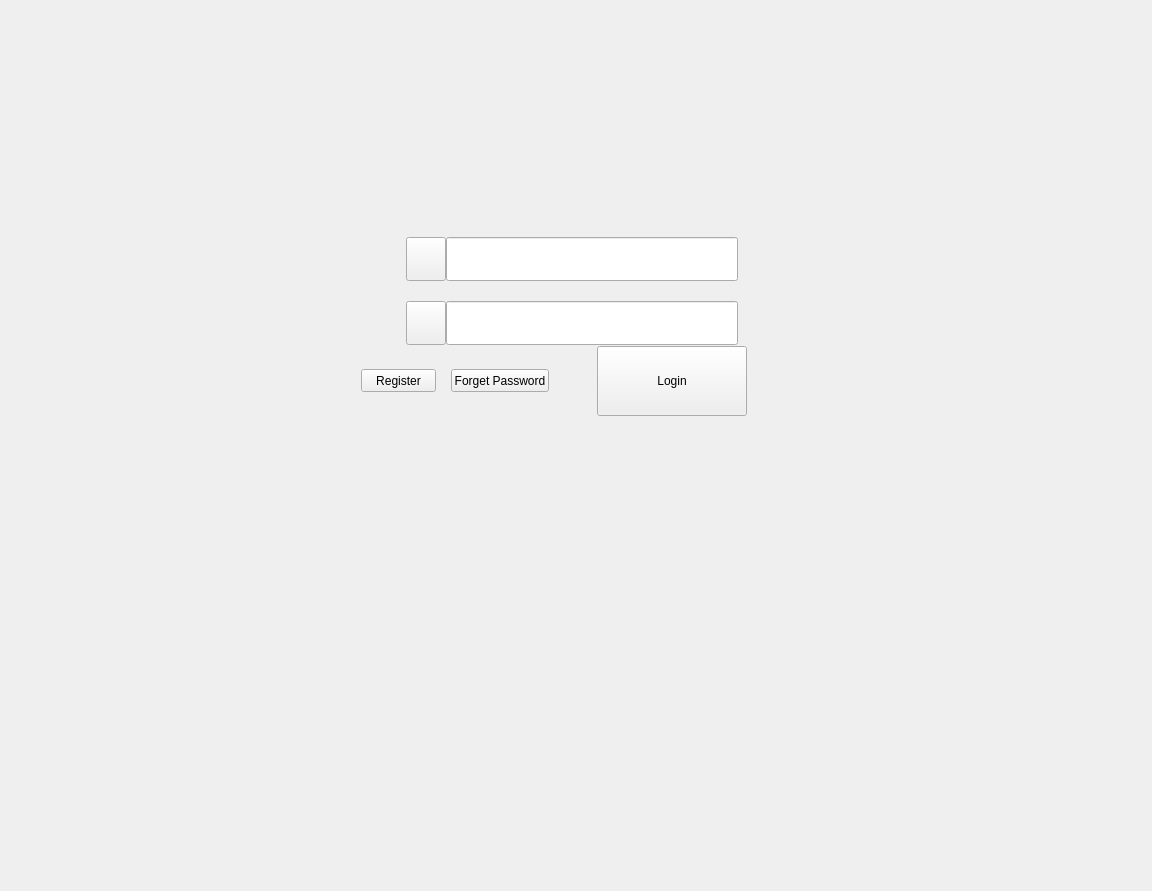
     <widget class="QWidget" name="loginPage">
      <widget class="QWidget" name="layoutWidget">
       <property name="geometry">
        <rect>
         <x>1</x>
         <y>1</y>
         <width>1142</width>
         <height>881</height>
        </rect>
       </property>
       <layout class="QVBoxLayout" name="verticalLayout_4">
        <property name="spacing">
         <number>0</number>
        </property>
        <item>
         <widget class="QWidget" name="spacer_4" native="true">
          <property name="sizePolicy">
           <sizepolicy hsizetype="Fixed" vsizetype="Fixed">
            <horstretch>0</horstretch>
            <verstretch>0</verstretch>
           </sizepolicy>
          </property>
          <property name="minimumSize">
           <size>
            <width>1140</width>
            <height>236</height>
           </size>
          </property>
          <property name="maximumSize">
           <size>
            <width>1140</width>
            <height>236</height>
           </size>
          </property>
         </widget>
        </item>
        <item>
         <layout class="QHBoxLayout" name="horizontalLayout_8">
          <property name="spacing">
           <number>0</number>
          </property>
          <item>
           <spacer name="horizontalSpacer_10">
            <property name="orientation">
             <enum>Qt::Horizontal</enum>
            </property>
            <property name="sizeHint" stdset="0">
             <size>
              <width>40</width>
              <height>20</height>
             </size>
            </property>
           </spacer>
          </item>
          <item>
           <widget class="QPushButton" name="accountIconBtn">
            <property name="sizePolicy">
             <sizepolicy hsizetype="Fixed" vsizetype="Fixed">
              <horstretch>0</horstretch>
              <verstretch>0</verstretch>
             </sizepolicy>
            </property>
            <property name="minimumSize">
             <size>
              <width>40</width>
              <height>44</height>
             </size>
            </property>
            <property name="maximumSize">
             <size>
              <width>40</width>
              <height>44</height>
             </size>
            </property>
            <property name="focusPolicy">
             <enum>Qt::NoFocus</enum>
            </property>
            <property name="text">
             <string/>
            </property>
            <property name="iconSize">
             <size>
              <width>22</width>
              <height>22</height>
             </size>
            </property>
           </widget>
          </item>
          <item>
           <widget class="UBTLineEdit" name="loginAccount">
            <property name="sizePolicy">
             <sizepolicy hsizetype="Fixed" vsizetype="Fixed">
              <horstretch>0</horstretch>
              <verstretch>0</verstretch>
             </sizepolicy>
            </property>
            <property name="minimumSize">
             <size>
              <width>292</width>
              <height>44</height>
             </size>
            </property>
            <property name="maximumSize">
             <size>
              <width>292</width>
              <height>16777215</height>
             </size>
            </property>
            <property name="focusPolicy">
             <enum>Qt::StrongFocus</enum>
            </property>
            <property name="placeholderText">
             <string notr="true"/>
            </property>
           </widget>
          </item>
          <item>
           <spacer name="horizontalSpacer_11">
            <property name="orientation">
             <enum>Qt::Horizontal</enum>
            </property>
            <property name="sizeHint" stdset="0">
             <size>
              <width>40</width>
              <height>20</height>
             </size>
            </property>
           </spacer>
          </item>
         </layout>
        </item>
        <item>
         <widget class="QWidget" name="spacer_5" native="true">
          <property name="sizePolicy">
           <sizepolicy hsizetype="Fixed" vsizetype="Fixed">
            <horstretch>0</horstretch>
            <verstretch>0</verstretch>
           </sizepolicy>
          </property>
          <property name="minimumSize">
           <size>
            <width>1140</width>
            <height>20</height>
           </size>
          </property>
          <property name="maximumSize">
           <size>
            <width>1140</width>
            <height>20</height>
           </size>
          </property>
         </widget>
        </item>
        <item>
         <layout class="QHBoxLayout" name="horizontalLayout_7">
          <property name="spacing">
           <number>0</number>
          </property>
          <item>
           <spacer name="horizontalSpacer_12">
            <property name="orientation">
             <enum>Qt::Horizontal</enum>
            </property>
            <property name="sizeHint" stdset="0">
             <size>
              <width>40</width>
              <height>20</height>
             </size>
            </property>
           </spacer>
          </item>
          <item>
           <widget class="QPushButton" name="pwdIconBtn">
            <property name="sizePolicy">
             <sizepolicy hsizetype="Fixed" vsizetype="Fixed">
              <horstretch>0</horstretch>
              <verstretch>0</verstretch>
             </sizepolicy>
            </property>
            <property name="minimumSize">
             <size>
              <width>40</width>
              <height>44</height>
             </size>
            </property>
            <property name="maximumSize">
             <size>
              <width>40</width>
              <height>44</height>
             </size>
            </property>
            <property name="focusPolicy">
             <enum>Qt::NoFocus</enum>
            </property>
            <property name="text">
             <string/>
            </property>
           </widget>
          </item>
          <item>
           <widget class="QLineEdit" name="loginPwd">
            <property name="sizePolicy">
             <sizepolicy hsizetype="Fixed" vsizetype="Fixed">
              <horstretch>0</horstretch>
              <verstretch>0</verstretch>
             </sizepolicy>
            </property>
            <property name="minimumSize">
             <size>
              <width>292</width>
              <height>44</height>
             </size>
            </property>
            <property name="maximumSize">
             <size>
              <width>292</width>
              <height>44</height>
             </size>
            </property>
            <property name="focusPolicy">
             <enum>Qt::StrongFocus</enum>
            </property>
            <property name="contextMenuPolicy">
             <enum>Qt::NoContextMenu</enum>
            </property>
            <property name="echoMode">
             <enum>QLineEdit::Password</enum>
            </property>
            <property name="clearButtonEnabled">
             <bool>false</bool>
            </property>
           </widget>
          </item>
          <item>
           <spacer name="horizontalSpacer_13">
            <property name="orientation">
             <enum>Qt::Horizontal</enum>
            </property>
            <property name="sizeHint" stdset="0">
             <size>
              <width>40</width>
              <height>20</height>
             </size>
            </property>
           </spacer>
          </item>
         </layout>
        </item>
        <item>
         <widget class="QWidget" name="loginFoot" native="true">
          <widget class="QPushButton" name="loginSubmit">
           <property name="geometry">
            <rect>
             <x>596</x>
             <y>1</y>
             <width>150</width>
             <height>70</height>
            </rect>
           </property>
           <property name="sizePolicy">
            <sizepolicy hsizetype="Fixed" vsizetype="Fixed">
             <horstretch>0</horstretch>
             <verstretch>0</verstretch>
            </sizepolicy>
           </property>
           <property name="minimumSize">
            <size>
             <width>150</width>
             <height>70</height>
            </size>
           </property>
           <property name="maximumSize">
            <size>
             <width>150</width>
             <height>70</height>
            </size>
           </property>
           <property name="focusPolicy">
            <enum>Qt::NoFocus</enum>
           </property>
           <property name="text">
            <string>Login</string>
           </property>
          </widget>
          <widget class="QPushButton" name="loginForgetPwd">
           <property name="geometry">
            <rect>
             <x>450</x>
             <y>24</y>
             <width>98</width>
             <height>23</height>
            </rect>
           </property>
           <property name="sizePolicy">
            <sizepolicy hsizetype="Fixed" vsizetype="Fixed">
             <horstretch>0</horstretch>
             <verstretch>0</verstretch>
            </sizepolicy>
           </property>
           <property name="focusPolicy">
            <enum>Qt::NoFocus</enum>
           </property>
           <property name="text">
            <string>Forget Password</string>
           </property>
          </widget>
          <widget class="QPushButton" name="loginToRegister">
           <property name="geometry">
            <rect>
             <x>360</x>
             <y>24</y>
             <width>75</width>
             <height>23</height>
            </rect>
           </property>
           <property name="sizePolicy">
            <sizepolicy hsizetype="Fixed" vsizetype="Fixed">
             <horstretch>0</horstretch>
             <verstretch>0</verstretch>
            </sizepolicy>
           </property>
           <property name="focusPolicy">
            <enum>Qt::NoFocus</enum>
           </property>
           <property name="text">
            <string>Register</string>
           </property>
          </widget>
          <widget class="QLabel" name="seperator">
           <property name="geometry">
            <rect>
             <x>440</x>
             <y>28</y>
             <width>1</width>
             <height>16</height>
            </rect>
           </property>
           <property name="sizePolicy">
            <sizepolicy hsizetype="Fixed" vsizetype="Fixed">
             <horstretch>0</horstretch>
             <verstretch>0</verstretch>
            </sizepolicy>
           </property>
           <property name="minimumSize">
            <size>
             <width>1</width>
             <height>16</height>
            </size>
           </property>
           <property name="maximumSize">
            <size>
             <width>1</width>
             <height>16</height>
            </size>
           </property>
           <property name="focusPolicy">
            <enum>Qt::NoFocus</enum>
           </property>
           <property name="lineWidth">
            <number>0</number>
           </property>
           <property name="text">
            <string/>
           </property>
          </widget>
         </widget>
        </item>
        <item>
         <widget class="QWidget" name="spacer_6" native="true">
          <property name="sizePolicy">
           <sizepolicy hsizetype="Fixed" vsizetype="Fixed">
            <horstretch>0</horstretch>
            <verstretch>0</verstretch>
           </sizepolicy>
          </property>
          <property name="minimumSize">
           <size>
            <width>1140</width>
            <height>429</height>
           </size>
          </property>
          <property name="maximumSize">
           <size>
            <width>1140</width>
            <height>429</height>
           </size>
          </property>
         </widget>
        </item>
       </layout>
      </widget>
     </widget>
